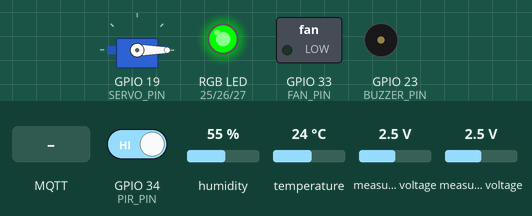
Bench run of a sketch on a simulated ESP32. Shown: servo, switched loads named in the sketch (green lamp = pin HIGH), an RGB LED mixed from three pins (HIGH = lit), buzzer (waves = sounding, pin HIGH). The inputs (shaded band) are chosen by the test bench; at power-on: GPIO 34 (PIR_PIN) HIGH, humidity 55 %, temperature 24 °C, measured voltage 2.5 V (analog values on the 0–4095 scale). WiFi joins after 1.5 s; servers stay silent unless stated; no MQTT or app messages arrive unless stated; what the sketch prints to the serial monitor is not drawn.

Above: at 4.8 s.
4.9 s: MQTT message "1" arrives on the first subscribed topic
At 5.4 s:
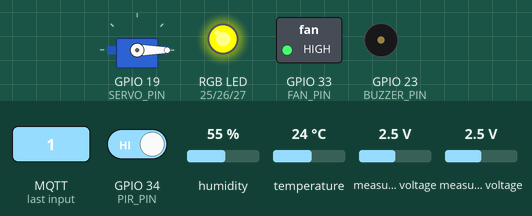
6.4 s: MQTT message ":" arrives on the first subscribed topic
At 7.8 s:
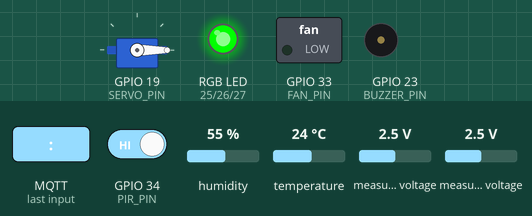
Timing chart, 0 to 9.4 s (numbered marks = the images above; inputs shaded):
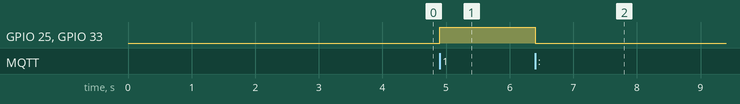

The sketch:

esp32_mqtt.ino
```cpp
// ╔══════════════════════════════════════════════════════════════════╗
// ║              ESP32 Smart Environment Monitor & Controller        ║
// ║              Sensors: DHT11 · ADS1115 · PIR · MQ135 · LDR      ║
// ║              Actuators: Fan · Buzzer · Servo · RGB LED           ║
// ║              Protocol: WiFi + MQTT                               ║
// ╚══════════════════════════════════════════════════════════════════╝

#include <WiFi.h>
#include <PubSubClient.h>
#include <Wire.h>
#include <Adafruit_ADS1X15.h>
#include <DHT.h>
#include <ESP32Servo.h>

// ════════════════════════════════════════════════
//  WiFi & MQTT Configuration
// ════════════════════════════════════════════════
// UPDATE THESE TO MATCH YOUR NETWORK:
const char* ssid         = "miles";                // WiFi network name
const char* password     = "@del278AiB";           // WiFi password
const char* mqtt_server  = "172.20.10.3";            // MQTT broker IP — must match dashboard ALG_MQTT_BROKER
const int   mqtt_port    = 1883;                   // MQTT broker port
const char* sensor_topic = "alg1/sensors";
const char* action_topic = "alg1/actions";

// ════════════════════════════════════════════════
//  Pin Definitions
// ════════════════════════════════════════════════
#define PIR_PIN      34
#define DHT_PIN      14
#define DHT_TYPE     DHT11
#define FAN_PIN      33
#define BUZZER_PIN   23
#define SERVO_PIN    19
#define RED1_PIN     25
#define GREEN1_PIN   26
#define BLUE1_PIN    27

// ════════════════════════════════════════════════
//  Objects
// ════════════════════════════════════════════════
WiFiClient    espClient;
PubSubClient  client(espClient);
DHT           dht(DHT_PIN, DHT_TYPE);
Adafruit_ADS1115 ads;
Servo         servo1;

// ════════════════════════════════════════════════
//  Timing
// ════════════════════════════════════════════════
const unsigned long SENSOR_INTERVAL = 5000;    // 5 seconds — matches Code 2
const unsigned long ACTION_DELAY    = 5000;    // debounce for repeated actions
unsigned long lastSensorPublish     = 0;
unsigned long lastActionTime        = 0;

// ════════════════════════════════════════════════
//  State
// ════════════════════════════════════════════════
int  action_id    = 0;
int  lastMode     = -1;
int  lastActionId = -1;
bool windowIsOpen = false;

// ════════════════════════════════════════════════
//  EMA (Exponential Moving Average) Filter
//  alpha = 0.15 — matches Code 2
// ════════════════════════════════════════════════
const float alpha  = 0.15;
float smoothGas    = 0.0;
float smoothLDR    = 0.0;
bool  firstRead    = true;

// ════════════════════════════════════════════════
//  Dataset Bounds (for normalisation output)
// ════════════════════════════════════════════════
const float DATA_AQI_MIN = 57.0;
const float DATA_AQI_MAX = 185.4;
const float DATA_LUX_MAX = 85759.0;

// ════════════════════════════════════════════════
//  Dynamic Calibration Windows
// ════════════════════════════════════════════════
float gasMin   = 500.0;
float gasMax   = 3000.0;
float lightMin = 0.0;
float lightMax = 4095.0;

// ════════════════════════════════════════════════
//  Software Timestamp
// ════════════════════════════════════════════════
int ts_year  = 2026;
int ts_month = 5;
int ts_day   = 2;
int ts_hour  = 0;
int ts_min   = 0;
int ts_sec   = 0;


// ════════════════════════════════════════════════════════════════════
//  Helper: Increment Software Timestamp (+5 s per reading)
// ════════════════════════════════════════════════════════════════════
void incrementTimestamp() {
  ts_sec += 5;                              // +5 s — matches Code 2
  if (ts_sec  >= 60) { ts_sec  = 0; ts_min++;  }
  if (ts_min  >= 60) { ts_min  = 0; ts_hour++; }
  if (ts_hour >= 24) { ts_hour = 0; ts_day++;  }
}


// ════════════════════════════════════════════════════════════════════
//  Helper: EMA Filter
// ════════════════════════════════════════════════════════════════════
float applyEMA(float current, float prev) {
  return (alpha * current) + ((1.0f - alpha) * prev);
}


// ════════════════════════════════════════════════════════════════════
//  Servo: Window Open / Close
// ════════════════════════════════════════════════════════════════════
void moveForward() {
  for (int angle = 0; angle <= 25; angle++) {
    servo1.write(angle);
    client.loop();
    delay(15);
  }
}

void moveBackward() {
  for (int angle = 25; angle >= 0; angle--) {
    servo1.write(angle);
    client.loop();
    delay(15);
  }
  servo1.write(0);
}

void openWindow() {
  if (windowIsOpen) return;
  moveForward();
  windowIsOpen = true;
}

void closeWindow() {
  if (!windowIsOpen) return;
  moveBackward();
  servo1.write(0);
  delay(200);
  windowIsOpen = false;
}


// ════════════════════════════════════════════════════════════════════
//  RGB LED Helper
// ════════════════════════════════════════════════════════════════════
void setRGB1(bool r, bool g, bool b) {
  digitalWrite(RED1_PIN,   r);
  digitalWrite(GREEN1_PIN, g);
  digitalWrite(BLUE1_PIN,  b);
}


// ════════════════════════════════════════════════════════════════════
//  Mode Application
//  ┌─────────┬──────────┬───────────┬────────────┬────────┐
//  │  Mode   │  Fan     │  Buzzer   │  RGB       │ Window │
//  ├─────────┼──────────┼───────────┼────────────┼────────┤
//  │ 0 NORM  │  OFF     │  OFF      │  GREEN     │ Close  │
//  │ 1 CROWD │  ON      │  OFF      │  YELLOW    │ Close  │
//  │ 2 CHEM  │  ON      │  ON       │  RED       │ Open   │
//  │ 3 THEFT │  OFF     │  ON       │  RED       │ Close  │
//  └─────────┴──────────┴───────────┴────────────┴────────┘
// ════════════════════════════════════════════════════════════════════
void applyMode(int mode) {
  Serial.print("[MODE] ");
  Serial.print(lastMode);
  Serial.print(" → ");
  Serial.println(mode);

  switch (mode) {

    case 0: // ── NORMAL ──────────────────────────────────────────
      digitalWrite(FAN_PIN,    LOW);
      digitalWrite(BUZZER_PIN, LOW);
      setRGB1(0, 1, 0);            // 🟢 Green
      closeWindow();
      break;

    case 1: // ── CROWDED ─────────────────────────────────────────
      digitalWrite(FAN_PIN,    HIGH);
      digitalWrite(BUZZER_PIN, LOW);
      setRGB1(1, 1, 0);            // 🟡 Yellow
      closeWindow();
      break;

    case 2: // ── CHEMICAL HAZARD ──────────────────────────────────
      digitalWrite(FAN_PIN,    HIGH);
      digitalWrite(BUZZER_PIN, HIGH);
      setRGB1(1, 0, 0);            // 🔴 Red
      openWindow();
      break;

    case 3: // ── SECURITY / THEFT ─────────────────────────────────
      digitalWrite(FAN_PIN,    LOW);
      digitalWrite(BUZZER_PIN, HIGH);
      setRGB1(1, 0, 0);            // 🔴 Red
      closeWindow();
      break;

    default:
      Serial.println("[MODE] Unknown mode — ignored.");
      break;
  }
}


// ════════════════════════════════════════════════════════════════════
//  WiFi Connection
// ════════════════════════════════════════════════════════════════════
void connectWiFi() {
  WiFi.mode(WIFI_STA);
  WiFi.begin(ssid, password);
  Serial.print("Connecting to WiFi");

  int timeout = 0;
  while (WiFi.status() != WL_CONNECTED && timeout < 40) {
    delay(500);
    Serial.print(".");
    timeout++;
  }

  if (WiFi.status() == WL_CONNECTED) {
    Serial.println("\n========================");
    Serial.println("WiFi Connected!");
    Serial.print("IP Address: ");
    Serial.println(WiFi.localIP());
    Serial.print("Signal Strength (RSSI): ");
    Serial.print(WiFi.RSSI());
    Serial.println(" dBm");
    Serial.println("========================");
  } else {
    Serial.println("\nWiFi Connection Failed!");
  }
}


// ════════════════════════════════════════════════════════════════════
//  MQTT Reconnect
// ════════════════════════════════════════════════════════════════════
void reconnect() {
  while (!client.connected()) {
    Serial.println("[MQTT] Connecting to broker...");
    if (client.connect("ESP32Client")) {
      Serial.println("[MQTT] Connected!");
      client.subscribe(action_topic);
    } else {
      Serial.print("[MQTT] Failed (rc=");
      Serial.print(client.state());
      Serial.println("). Retrying in 5s...");
      delay(5000);
    }
  }
}


// ════════════════════════════════════════════════════════════════════
//  Parse Action ID from JSON or plain integer
// ════════════════════════════════════════════════════════════════════
int parseActionId(String message) {
  message.trim();

  if (message.startsWith("{")) {
    int keyIdx   = message.indexOf("\"action_id\"");
    if (keyIdx == -1) return action_id;

    int colonIdx = message.indexOf(":", keyIdx);
    if (colonIdx == -1) return action_id;

    int commaIdx = message.indexOf(",", colonIdx);
    int braceIdx = message.indexOf("}", colonIdx);
    int endIdx   = (commaIdx == -1) ? braceIdx : min(commaIdx, braceIdx);
    if (endIdx == -1) return action_id;

    String rawValue = message.substring(colonIdx + 1, endIdx);
    rawValue.trim();
    rawValue.replace("\"", "");
    return constrain(rawValue.toInt(), 0, 3);
  }

  return constrain(message.toInt(), 0, 3);
}


// ════════════════════════════════════════════════════════════════════
//  MQTT Callback
// ════════════════════════════════════════════════════════════════════
void callback(char* topic, byte* payload, unsigned int length) {
  String message = "";
  for (unsigned int i = 0; i < length; i++) message += (char)payload[i];

  int nextActionId = parseActionId(message);

  // Debounce: skip if same action received within ACTION_DELAY
  if ((millis() - lastActionTime < ACTION_DELAY) && (nextActionId == lastActionId)) return;

  action_id      = nextActionId;
  lastActionId   = action_id;
  lastActionTime = millis();

  Serial.print("[MQTT] Action received: ");
  Serial.println(action_id);

  applyMode(action_id);
  lastMode = action_id;
}


// ════════════════════════════════════════════════════════════════════
//  Setup
// ════════════════════════════════════════════════════════════════════
void setup() {
  Serial.begin(115200);
  delay(1000);

  // ── Pin modes ──────────────────────────────────────────────────
  pinMode(PIR_PIN,    INPUT);
  pinMode(FAN_PIN,    OUTPUT);
  pinMode(BUZZER_PIN, OUTPUT);
  pinMode(RED1_PIN,   OUTPUT);
  pinMode(GREEN1_PIN, OUTPUT);
  pinMode(BLUE1_PIN,  OUTPUT);

  // ── I2C & ADS1115 ──────────────────────────────────────────────
  Wire.begin(21, 22);
  Wire.setTimeout(100);
  delay(100);

  if (!ads.begin()) {
    Serial.println("[ERROR] ADS1115 init failed! Check wiring.");
  } else {
    Serial.println("[OK] ADS1115 initialised.");
  }

  // ── DHT Sensor ─────────────────────────────────────────────────
  dht.begin();
  analogReadResolution(12);

  // ── Servo ──────────────────────────────────────────────────────
  servo1.attach(SERVO_PIN, 500, 2400);
  servo1.write(0);
  windowIsOpen = false;
  delay(1000);

  // ── WiFi & MQTT ────────────────────────────────────────────────
  connectWiFi();
  client.setServer(mqtt_server, 1883);
  client.setCallback(callback);

  // ── Initial State ──────────────────────────────────────────────
  applyMode(0);
  lastMode  = 0;
  action_id = 0;

  // ── CSV Header ─────────────────────────────────────────────────
  Serial.println();
  Serial.println("Timestamp,Temp_C,Humidity_pct,Gas_AQI,Light_Lux,Motion_Detected");
}


// ════════════════════════════════════════════════════════════════════
//  Main Loop
// ════════════════════════════════════════════════════════════════════
void loop() {

  // ── WiFi watchdog ──────────────────────────────────────────────
  if (WiFi.status() != WL_CONNECTED) {
    Serial.println("[WiFi] Connection lost! Reconnecting...");
    connectWiFi();
    return;
  }

  // ── MQTT watchdog ──────────────────────────────────────────────
  if (!client.connected()) reconnect();
  client.loop();

  // ── Apply pending mode change ──────────────────────────────────
  if (action_id != lastMode) {
    applyMode(action_id);
    lastMode = action_id;
  }

  // ── Sensor publish at fixed interval ──────────────────────────
  if (millis() - lastSensorPublish < SENSOR_INTERVAL) return;
  lastSensorPublish = millis();

  // ── Raw sensor reads ───────────────────────────────────────────
  float rawGas = (float)ads.readADC_SingleEnded(0);
  float rawLDR = (float)ads.readADC_SingleEnded(1);
  float temp   = dht.readTemperature();
  float hum    = dht.readHumidity();
  int   motion = digitalRead(PIR_PIN);

  // ── DHT sanity check ───────────────────────────────────────────
  if (isnan(temp) || isnan(hum)) {
    Serial.println("[DHT] Read failed — skipping cycle.");
    return;
  }

  // ── EMA initialisation / update ───────────────────────────────
  if (firstRead) {
    smoothGas = rawGas;
    smoothLDR = rawLDR;
    firstRead = false;
  } else {
    smoothGas = applyEMA(rawGas, smoothGas);
    smoothLDR = applyEMA(rawLDR, smoothLDR);
  }

  // ════════════════════════════════════════
  //  Gas → AQI   (matches Code 2 formula)
  //  Normal direction: higher ADC = more gas
  // ════════════════════════════════════════
  if (smoothGas < gasMin) gasMin = smoothGas;
  if (smoothGas > gasMax) gasMax = smoothGas;

  float gasNorm = (smoothGas - gasMin) / (gasMax - gasMin + 1.0f);
  gasNorm = constrain(gasNorm, 0.0f, 1.0f);
  float aqi = DATA_AQI_MIN + (gasNorm * (DATA_AQI_MAX - DATA_AQI_MIN));

  // ════════════════════════════════════════
  //  LDR → Lux   (matches Code 2 formula)
  // ════════════════════════════════════════
  float invertedLDR = 4095.0f - smoothLDR;
  if (invertedLDR < lightMin) lightMin = invertedLDR;
  if (invertedLDR > lightMax) lightMax = invertedLDR;

  float luxNorm = (invertedLDR - lightMin) / (lightMax - lightMin + 1.0f);
  float lux     = luxNorm * DATA_LUX_MAX;

  // ── Constrain to valid dataset ranges ─────────────────────────
  temp = constrain(temp, 22.1f, 40.4f);
  hum  = constrain(hum,  38.1f, 65.0f);
  aqi  = constrain(aqi,  57.0f, 185.4f);

  // ── Build timestamp string ─────────────────────────────────────
  char buf[25];
  sprintf(buf, "%04d-%02d-%02d %02d:%02d:%02d",
          ts_year, ts_month, ts_day, ts_hour, ts_min, ts_sec);

  // ── CSV output on Serial ───────────────────────────────────────
  Serial.print(buf);     Serial.print(",");
  Serial.print(temp, 2); Serial.print(",");
  Serial.print(hum,  2); Serial.print(",");
  Serial.print(aqi,  2); Serial.print(",");
  Serial.print(lux,  2); Serial.print(",");
  Serial.println(motion);

  // ── Build & publish MQTT JSON payload ─────────────────────────
  String payload = "{";
  payload += "\"Timestamp\":\""     + String(buf)     + "\",";
  payload += "\"Temp_C\":"          + String(temp, 2) + ",";
  payload += "\"Humidity_pct\":"    + String(hum,  2) + ",";
  payload += "\"Gas_AQI\":"         + String(aqi,  2) + ",";
  payload += "\"Light_Lux\":"       + String(lux,  2) + ",";
  payload += "\"Motion_Detected\":" + String(motion);
  payload += "}";

  if (client.connected()) {
    client.publish(sensor_topic, payload.c_str());
    Serial.println("[MQTT] SENT: " + payload);
  } else {
    Serial.println("[MQTT] Not connected — payload not sent.");
  }

  // ── Advance timestamp ──────────────────────────────────────────
  incrementTimestamp();
}
```

Measured:
- after the input at 4.9 s, GPIO 25 (RED1_PIN), GPIO 33 (FAN_PIN): LOW → HIGH at once
- after the input at 6.4 s, GPIO 25 (RED1_PIN), GPIO 33 (FAN_PIN): HIGH → LOW at once
